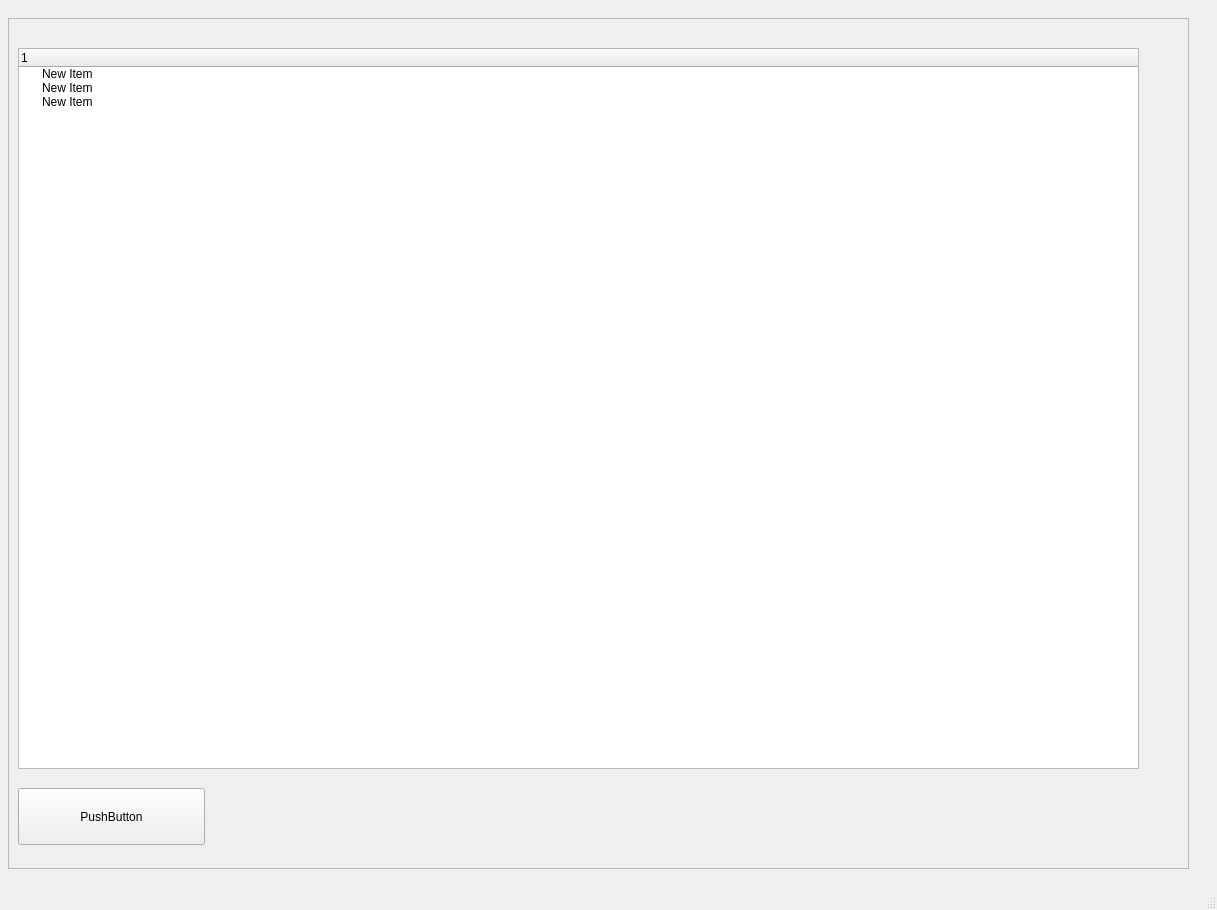
<?xml version="1.0" encoding="UTF-8"?>
<ui version="4.0">
 <class>MainWindow</class>
 <widget class="QMainWindow" name="MainWindow">
  <property name="geometry">
   <rect>
    <x>0</x>
    <y>0</y>
    <width>1217</width>
    <height>910</height>
   </rect>
  </property>
  <property name="windowTitle">
   <string>MainWindow</string>
  </property>
  <widget class="QWidget" name="centralwidget">
   <widget class="QWidget" name="widget" native="true">
    <property name="geometry">
     <rect>
      <x>-1</x>
      <y>9</y>
      <width>1201</width>
      <height>881</height>
     </rect>
    </property>
    <widget class="QWidget" name="horizontalLayoutWidget">
     <property name="geometry">
      <rect>
       <x>9</x>
       <y>9</y>
       <width>1181</width>
       <height>851</height>
      </rect>
     </property>
     <layout class="QHBoxLayout" name="horizontalLayout">
      <item>
       <widget class="QFrame" name="frame">
        <property name="frameShape">
         <enum>QFrame::StyledPanel</enum>
        </property>
        <property name="frameShadow">
         <enum>QFrame::Raised</enum>
        </property>
        <widget class="QTreeWidget" name="treeWidget">
         <property name="geometry">
          <rect>
           <x>10</x>
           <y>30</y>
           <width>1121</width>
           <height>721</height>
          </rect>
         </property>
         <column>
          <property name="text">
           <string>1</string>
          </property>
         </column>
         <item>
          <property name="text">
           <string>New Item</string>
          </property>
         </item>
         <item>
          <property name="text">
           <string>New Item</string>
          </property>
         </item>
         <item>
          <property name="text">
           <string>New Item</string>
          </property>
         </item>
        </widget>
        <widget class="QPushButton" name="pushButton">
         <property name="geometry">
          <rect>
           <x>10</x>
           <y>770</y>
           <width>187</width>
           <height>57</height>
          </rect>
         </property>
         <property name="text">
          <string>PushButton</string>
         </property>
        </widget>
       </widget>
      </item>
     </layout>
    </widget>
   </widget>
  </widget>
  <widget class="QStatusBar" name="statusbar"/>
 </widget>
 <resources/>
 <connections/>
</ui>
